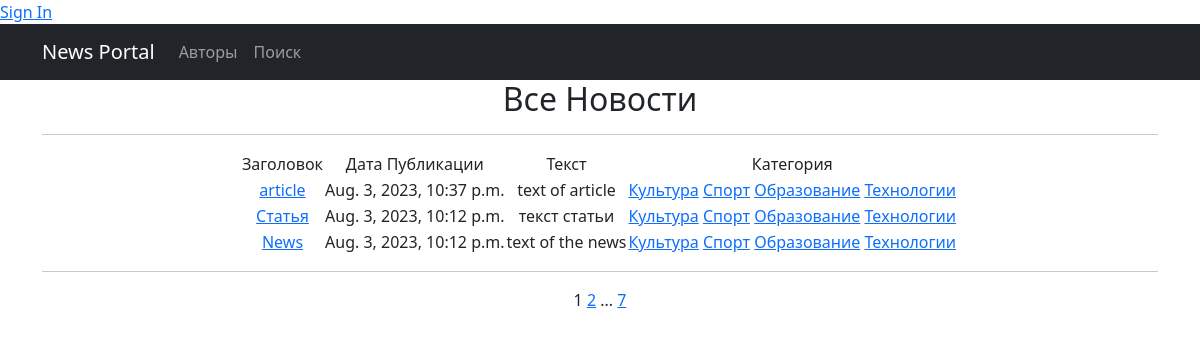
The page /news/ on the database as committed earlier.
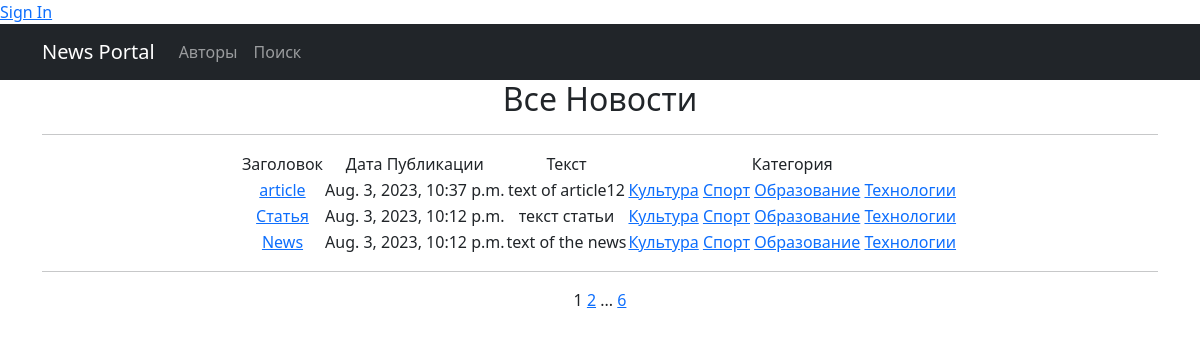
The same page on the database as committed later.
### newapp/models.py (models this page shows, shortened)
class Post(models.Model):
    author = models.ForeignKey(Author, on_delete=models.CASCADE)
    NEWS = 'NW'
    ARTICLE = 'AT'
    CATEGORY_CHOICES = (
        (NEWS, 'Новость'),
        (ARTICLE, 'Статья'),
    )
    categoryType = models.CharField(max_length=2, choices=CATEGORY_CHOICES, default=ARTICLE)
    dateCreation = models.DateTimeField(auto_now_add=True)
    postCategory = models.ManyToManyField(Category, through='PostCategory')
    title = models.CharField(max_length=128)
    text = models.TextField()
    rating = models.SmallIntegerField(default=0)

class Category(models.Model):
    name = models.CharField(max_length=64, unique=True)
    subscribers = models.ManyToManyField(User, related_name='categories')

### newapp/views.py (the view)
# urls.py: path('', PostList.as_view(), name='post_list'),
class PostList(ListView):
    model = Post
    context_object_name = 'Posts'
    template_name = 'post_list.html'
    ordering = '-dateCreation'
    paginate_by = 3
    def get_context_data(self, **kwargs):
        context = super().get_context_data(**kwargs)
        context['time_now'] = datetime.utcnow()
        return context

### newapp/templatetags/censor.py (called while the page is built)
@register.filter()
def censor(value):
    words_to_censor = ['редиска', 'капустка', 'картошка']
    if not isinstance(value, str):
        raise ValueError("Значение должно быть строкой")
    for word in words_to_censor:
        value = value.replace(word, word[0] + '*' * len(word))
    return mark_safe(value)

### newapp/templatetags/custom_tags.py (called while the page is built)
@register.simple_tag(takes_context=True)
def url_replace(context, **kwargs):
   d = context['request'].GET.copy()
   for k, v in kwargs.items():
       d[k] = v
   return d.urlencode()

### templates/post_list.html (shortened to what this page needs)
{% extends 'flatpages/default.html' %}
{% load censor %}
{% load custom_tags %}
{% block content %}
    <h2>Все Новости</h2>
    <hr>
    {% if Posts %}
        <table align="center">
            <tr>
                <td>Заголовок</td>
                <td>Дата Публикации</td>
                <td>Текст</td>
                <td>Категория</td>
            </tr>
            {% for post in Posts %}
            <tr>
                <td>
                    <a href="{% url 'post_detail' post.id %}">{{ post.title|censor }}</a>
                </td>
                <td>{{ post.dateCreation }}</td>
                <td>{{ post.text|truncatechars:20|censor }}</td>
                <td>
                    {% for cat in post.postCategory.all %}
                         <a href="{% url 'category_list' cat.id %}">{{ cat.name }}</a>
                    {% endfor %}
                </td>
                <td>
                </td>
            </tr>
            {% endfor %}
        </table>
    {% else %}
       <h2>Новостей нет</h2>
   {% endif %}
<hr>
   {{ page_obj.number }}
   {% if page_obj.has_next %}
       <a href="?{% url_replace page=page_obj.next_page_number %}">{{ page_obj.next_page_number }}</a>
       {% if paginator.num_pages != page_obj.next_page_number %}
           ...
           <a href="?{% url_replace page=page_obj.paginator.num_pages %}">{{ page_obj.paginator.num_pages }}</a>
       {% endif %}
   {% endif %}
{% endblock content %}

### templates/flatpages/default.html (shortened to what this page needs)
<!DOCTYPE html>
<html lang="en">
<head>
  {% load static %}
  <link href="{% static 'css/styles.css' %}" rel="stylesheet" />
</head>
<body>
{% if request.user.is_authenticated %}
    <a href="{% url 'account_logout' %}">Sign Out</a>
{% else %}
    <a href="{% url 'account_login' %}">Sign In</a>
{% endif %}
{% load cache %}
{% cache 60 sidebar %}
  <nav class="navbar navbar-expand-lg navbar-dark bg-dark static-top">
    <div class="container">
      <a class="navbar-brand" href="{% url 'post_list' %}">News Portal</a>
      <div class="collapse navbar-collapse" id="navbarResponsive">
        <ul class="navbar-nav ml-auto">
          <li class="nav-item active">
            <a class="nav-link" href="{% url 'authors' %}">Авторы
            </a>
          </li>
          <li class="nav-item active">
            <a class="nav-link" href="{% url 'post_search' %}">Поиск
            </a>
          </li>
        </ul>
      </div>
    </div>
  </nav>
{% endcache %}
  <div class="container">
    <div class="row">
      <div class="col-lg-12 text-center">
       {% block content %}{% endblock content %}
      </div>
    </div>
  </div>
</body>
</html>

Rows that differ between the two databases and show on the page:
changed Post "article": text|censor "text of article" → "text of article12"
Other text that changed with them:
{{ page_obj.paginator.num_pages }}: "7" → "6"
